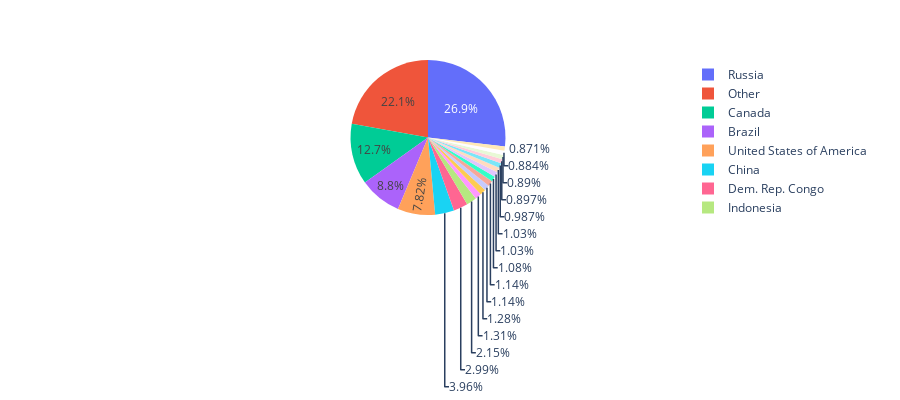

Write notebook code for a chart like this one.
### Markdown cell above
Create a pie chart to visualize the forest area by country.

### Code cell
geemap.pie_chart(
    'exports/forest_cover.csv', names='NAME', values='sum', max_rows=20, height=400
)

### Figure 1 — Plotly figure (JSON) as saved in the notebook; plotly's stock layout.template omitted (floating-point values rounded to 4 significant figures; data arrays with more than 128 entries replaced by an {"elided": "..."} marker saying what was removed)
{"data": [{"domain": {"x": [0, 1], "y": [0, 1]}, "hovertemplate": "NAME=%{label}<br>sum=%{value}<extra></extra>", "labels": {"elided": "176 str values"}, "legendgroup": "", "name": "", "showlegend": true, "type": "pie", "values": {"elided": "176 float values"}}], "layout": {"height": 400, "legend": {"tracegroupgap": 0}, "margin": {"t": 60}}}
